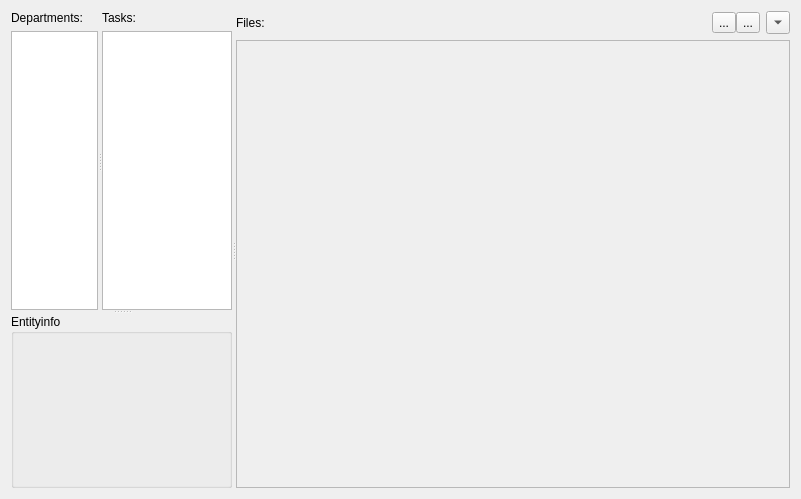
<?xml version="1.0" encoding="UTF-8"?>
<ui version="4.0">
 <class>w_sceneBrowser</class>
 <widget class="QWidget" name="w_sceneBrowser">
  <property name="geometry">
   <rect>
    <x>0</x>
    <y>0</y>
    <width>801</width>
    <height>499</height>
   </rect>
  </property>
  <property name="windowTitle">
   <string>Scene Browser</string>
  </property>
  <layout class="QHBoxLayout" name="horizontalLayout">
   <item>
    <widget class="QSplitter" name="splitter1">
     <property name="orientation">
      <enum>Qt::Horizontal</enum>
     </property>
     <widget class="QWidget" name="verticalWidget_3" native="true">
      <property name="sizePolicy">
       <sizepolicy hsizetype="Preferred" vsizetype="Preferred">
        <horstretch>10</horstretch>
        <verstretch>0</verstretch>
       </sizepolicy>
      </property>
      <layout class="QVBoxLayout" name="verticalLayout_2">
       <property name="leftMargin">
        <number>0</number>
       </property>
       <property name="topMargin">
        <number>0</number>
       </property>
       <property name="rightMargin">
        <number>0</number>
       </property>
       <property name="bottomMargin">
        <number>0</number>
       </property>
       <item>
        <widget class="QSplitter" name="splitter2">
         <property name="orientation">
          <enum>Qt::Vertical</enum>
         </property>
         <widget class="QWidget" name="horizontalWidget_2" native="true">
          <property name="sizePolicy">
           <sizepolicy hsizetype="Preferred" vsizetype="Preferred">
            <horstretch>0</horstretch>
            <verstretch>10</verstretch>
           </sizepolicy>
          </property>
          <layout class="QHBoxLayout" name="horizontalLayout_13">
           <property name="leftMargin">
            <number>0</number>
           </property>
           <property name="topMargin">
            <number>0</number>
           </property>
           <property name="rightMargin">
            <number>0</number>
           </property>
           <property name="bottomMargin">
            <number>0</number>
           </property>
           <item>
            <widget class="QSplitter" name="splitter3">
             <property name="orientation">
              <enum>Qt::Horizontal</enum>
             </property>
             <widget class="QWidget" name="widget_23" native="true">
              <property name="sizePolicy">
               <sizepolicy hsizetype="Preferred" vsizetype="Preferred">
                <horstretch>10</horstretch>
                <verstretch>0</verstretch>
               </sizepolicy>
              </property>
              <layout class="QVBoxLayout" name="verticalLayout_22">
               <property name="leftMargin">
                <number>0</number>
               </property>
               <property name="topMargin">
                <number>0</number>
               </property>
               <property name="rightMargin">
                <number>0</number>
               </property>
               <property name="bottomMargin">
                <number>0</number>
               </property>
               <item>
                <widget class="QWidget" name="w_departmentsHeader" native="true">
                 <layout class="QVBoxLayout" name="verticalLayout_3">
                  <property name="leftMargin">
                   <number>0</number>
                  </property>
                  <property name="topMargin">
                   <number>0</number>
                  </property>
                  <property name="rightMargin">
                   <number>0</number>
                  </property>
                  <property name="bottomMargin">
                   <number>0</number>
                  </property>
                  <item>
                   <widget class="QLabel" name="l_departments">
                    <property name="text">
                     <string>Departments:</string>
                    </property>
                   </widget>
                  </item>
                 </layout>
                </widget>
               </item>
               <item>
                <widget class="QListWidget" name="lw_departments">
                 <property name="contextMenuPolicy">
                  <enum>Qt::CustomContextMenu</enum>
                 </property>
                 <property name="editTriggers">
                  <set>QAbstractItemView::NoEditTriggers</set>
                 </property>
                 <property name="verticalScrollMode">
                  <enum>QAbstractItemView::ScrollPerPixel</enum>
                 </property>
                </widget>
               </item>
              </layout>
             </widget>
             <widget class="QWidget" name="w_tasks" native="true">
              <property name="sizePolicy">
               <sizepolicy hsizetype="Preferred" vsizetype="Preferred">
                <horstretch>15</horstretch>
                <verstretch>0</verstretch>
               </sizepolicy>
              </property>
              <layout class="QVBoxLayout" name="verticalLayout_23">
               <property name="leftMargin">
                <number>0</number>
               </property>
               <property name="topMargin">
                <number>0</number>
               </property>
               <property name="rightMargin">
                <number>0</number>
               </property>
               <property name="bottomMargin">
                <number>0</number>
               </property>
               <item>
                <widget class="QWidget" name="w_tasksHeader" native="true">
                 <layout class="QVBoxLayout" name="verticalLayout_5">
                  <property name="leftMargin">
                   <number>0</number>
                  </property>
                  <property name="topMargin">
                   <number>0</number>
                  </property>
                  <property name="rightMargin">
                   <number>0</number>
                  </property>
                  <property name="bottomMargin">
                   <number>0</number>
                  </property>
                  <item>
                   <widget class="QLabel" name="l_tasks">
                    <property name="text">
                     <string>Tasks:</string>
                    </property>
                   </widget>
                  </item>
                 </layout>
                </widget>
               </item>
               <item>
                <widget class="QListWidget" name="lw_tasks">
                 <property name="maximumSize">
                  <size>
                   <width>10000</width>
                   <height>16777215</height>
                  </size>
                 </property>
                 <property name="contextMenuPolicy">
                  <enum>Qt::CustomContextMenu</enum>
                 </property>
                 <property name="editTriggers">
                  <set>QAbstractItemView::NoEditTriggers</set>
                 </property>
                 <property name="verticalScrollMode">
                  <enum>QAbstractItemView::ScrollPerPixel</enum>
                 </property>
                </widget>
               </item>
              </layout>
             </widget>
            </widget>
           </item>
          </layout>
         </widget>
         <widget class="QGroupBox" name="gb_entityInfo">
          <property name="sizePolicy">
           <sizepolicy hsizetype="Preferred" vsizetype="Preferred">
            <horstretch>0</horstretch>
            <verstretch>1</verstretch>
           </sizepolicy>
          </property>
          <property name="contextMenuPolicy">
           <enum>Qt::CustomContextMenu</enum>
          </property>
          <property name="title">
           <string>Entityinfo</string>
          </property>
          <layout class="QVBoxLayout" name="lo_entityDetails">
           <property name="spacing">
            <number>15</number>
           </property>
           <property name="leftMargin">
            <number>9</number>
           </property>
           <property name="topMargin">
            <number>18</number>
           </property>
           <property name="rightMargin">
            <number>9</number>
           </property>
           <property name="bottomMargin">
            <number>0</number>
           </property>
           <item>
            <widget class="QWidget" name="w_entityInfo" native="true">
             <layout class="QGridLayout" name="lo_entityInfo"/>
            </widget>
           </item>
           <item>
            <spacer name="verticalSpacer_5">
             <property name="orientation">
              <enum>Qt::Vertical</enum>
             </property>
             <property name="sizeHint" stdset="0">
              <size>
               <width>20</width>
               <height>40</height>
              </size>
             </property>
            </spacer>
           </item>
           <item>
            <widget class="QWidget" name="widget_8" native="true">
             <layout class="QHBoxLayout" name="horizontalLayout_14">
              <property name="spacing">
               <number>0</number>
              </property>
              <property name="leftMargin">
               <number>0</number>
              </property>
              <property name="topMargin">
               <number>0</number>
              </property>
              <property name="rightMargin">
               <number>0</number>
              </property>
              <property name="bottomMargin">
               <number>0</number>
              </property>
              <item>
               <spacer name="horizontalSpacer_6">
                <property name="orientation">
                 <enum>Qt::Horizontal</enum>
                </property>
                <property name="sizeHint" stdset="0">
                 <size>
                  <width>40</width>
                  <height>20</height>
                 </size>
                </property>
               </spacer>
              </item>
              <item>
               <widget class="QLabel" name="l_entityPreview">
                <property name="sizePolicy">
                 <sizepolicy hsizetype="Fixed" vsizetype="Fixed">
                  <horstretch>0</horstretch>
                  <verstretch>0</verstretch>
                 </sizepolicy>
                </property>
                <property name="minimumSize">
                 <size>
                  <width>100</width>
                  <height>100</height>
                 </size>
                </property>
                <property name="contextMenuPolicy">
                 <enum>Qt::CustomContextMenu</enum>
                </property>
                <property name="text">
                 <string/>
                </property>
                <property name="alignment">
                 <set>Qt::AlignCenter</set>
                </property>
               </widget>
              </item>
              <item>
               <spacer name="horizontalSpacer_7">
                <property name="orientation">
                 <enum>Qt::Horizontal</enum>
                </property>
                <property name="sizeHint" stdset="0">
                 <size>
                  <width>40</width>
                  <height>20</height>
                 </size>
                </property>
               </spacer>
              </item>
             </layout>
            </widget>
           </item>
          </layout>
         </widget>
        </widget>
       </item>
      </layout>
     </widget>
     <widget class="QWidget" name="widget_4" native="true">
      <property name="sizePolicy">
       <sizepolicy hsizetype="Preferred" vsizetype="Preferred">
        <horstretch>50</horstretch>
        <verstretch>0</verstretch>
       </sizepolicy>
      </property>
      <layout class="QVBoxLayout" name="verticalLayout_4">
       <property name="leftMargin">
        <number>0</number>
       </property>
       <property name="topMargin">
        <number>0</number>
       </property>
       <property name="rightMargin">
        <number>0</number>
       </property>
       <property name="bottomMargin">
        <number>0</number>
       </property>
       <item>
        <widget class="QWidget" name="w_scenefileHeader" native="true">
         <layout class="QHBoxLayout" name="horizontalLayout_12">
          <property name="leftMargin">
           <number>0</number>
          </property>
          <property name="topMargin">
           <number>0</number>
          </property>
          <property name="rightMargin">
           <number>0</number>
          </property>
          <property name="bottomMargin">
           <number>0</number>
          </property>
          <item>
           <widget class="QLabel" name="l_scenefiles">
            <property name="sizePolicy">
             <sizepolicy hsizetype="Expanding" vsizetype="Preferred">
              <horstretch>0</horstretch>
              <verstretch>0</verstretch>
             </sizepolicy>
            </property>
            <property name="text">
             <string>Files:</string>
            </property>
           </widget>
          </item>
          <item>
           <widget class="QWidget" name="widget" native="true">
            <property name="sizePolicy">
             <sizepolicy hsizetype="Minimum" vsizetype="Minimum">
              <horstretch>0</horstretch>
              <verstretch>0</verstretch>
             </sizepolicy>
            </property>
            <layout class="QHBoxLayout" name="horizontalLayout_2">
             <property name="spacing">
              <number>0</number>
             </property>
             <property name="leftMargin">
              <number>0</number>
             </property>
             <property name="topMargin">
              <number>0</number>
             </property>
             <property name="rightMargin">
              <number>0</number>
             </property>
             <property name="bottomMargin">
              <number>0</number>
             </property>
             <item>
              <widget class="QToolButton" name="b_sceneLayoutItems">
               <property name="text">
                <string>...</string>
               </property>
               <property name="checkable">
                <bool>true</bool>
               </property>
              </widget>
             </item>
             <item>
              <widget class="QToolButton" name="b_sceneLayoutList">
               <property name="text">
                <string>...</string>
               </property>
               <property name="checkable">
                <bool>true</bool>
               </property>
               <property name="checked">
                <bool>false</bool>
               </property>
              </widget>
             </item>
            </layout>
           </widget>
          </item>
          <item>
           <widget class="QToolButton" name="b_scenefilter">
            <property name="text">
             <string>...</string>
            </property>
            <property name="arrowType">
             <enum>Qt::DownArrow</enum>
            </property>
           </widget>
          </item>
         </layout>
        </widget>
       </item>
       <item>
        <widget class="QStackedWidget" name="sw_scenefiles">
         <property name="currentIndex">
          <number>1</number>
         </property>
         <widget class="QWidget" name="w_scenePage1">
          <layout class="QHBoxLayout" name="horizontalLayout_3">
           <property name="leftMargin">
            <number>0</number>
           </property>
           <property name="topMargin">
            <number>0</number>
           </property>
           <property name="rightMargin">
            <number>0</number>
           </property>
           <property name="bottomMargin">
            <number>0</number>
           </property>
           <item>
            <widget class="QTableView" name="tw_scenefiles">
             <property name="contextMenuPolicy">
              <enum>Qt::CustomContextMenu</enum>
             </property>
             <property name="editTriggers">
              <set>QAbstractItemView::NoEditTriggers</set>
             </property>
             <property name="selectionMode">
              <enum>QAbstractItemView::SingleSelection</enum>
             </property>
             <property name="selectionBehavior">
              <enum>QAbstractItemView::SelectRows</enum>
             </property>
             <property name="textElideMode">
              <enum>Qt::ElideRight</enum>
             </property>
             <property name="verticalScrollMode">
              <enum>QAbstractItemView::ScrollPerPixel</enum>
             </property>
             <property name="horizontalScrollMode">
              <enum>QAbstractItemView::ScrollPerPixel</enum>
             </property>
             <property name="sortingEnabled">
              <bool>true</bool>
             </property>
             <attribute name="horizontalHeaderCascadingSectionResizes">
              <bool>false</bool>
             </attribute>
             <attribute name="horizontalHeaderHighlightSections">
              <bool>false</bool>
             </attribute>
             <attribute name="horizontalHeaderShowSortIndicator" stdset="0">
              <bool>true</bool>
             </attribute>
             <attribute name="horizontalHeaderStretchLastSection">
              <bool>false</bool>
             </attribute>
             <attribute name="verticalHeaderVisible">
              <bool>false</bool>
             </attribute>
             <attribute name="verticalHeaderStretchLastSection">
              <bool>false</bool>
             </attribute>
            </widget>
           </item>
          </layout>
         </widget>
         <widget class="QWidget" name="w_scenePage2">
          <layout class="QVBoxLayout" name="verticalLayout">
           <property name="leftMargin">
            <number>0</number>
           </property>
           <property name="topMargin">
            <number>0</number>
           </property>
           <property name="rightMargin">
            <number>0</number>
           </property>
           <property name="bottomMargin">
            <number>0</number>
           </property>
           <item>
            <widget class="QScrollArea" name="sa_scenefileItems">
             <property name="contextMenuPolicy">
              <enum>Qt::CustomContextMenu</enum>
             </property>
             <property name="widgetResizable">
              <bool>true</bool>
             </property>
             <widget class="QWidget" name="scrollAreaWidgetContents">
              <property name="geometry">
               <rect>
                <x>0</x>
                <y>0</y>
                <width>554</width>
                <height>451</height>
               </rect>
              </property>
             </widget>
            </widget>
           </item>
          </layout>
         </widget>
        </widget>
       </item>
      </layout>
     </widget>
    </widget>
   </item>
  </layout>
 </widget>
 <resources/>
 <connections/>
</ui>
